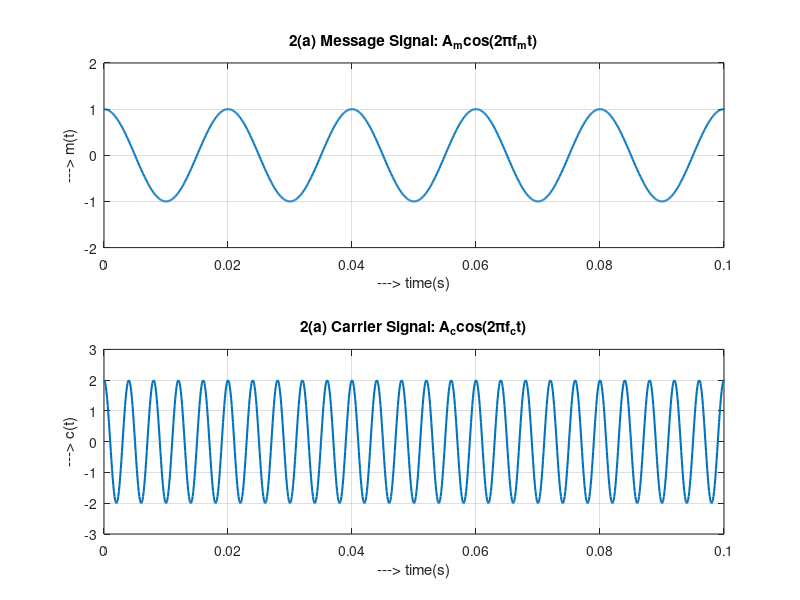

Write MATLAB code to recreate this figure.
clear all; close all; clc;

Am = 1;         Ac = 2;     %Parameters
fm = 50;        fc = 250;
fs = 10000;      df = 1;
t = [0:fs-1]*1/fs;          %Time vector

m_t = Am*cos(2*pi*fm*t);
c_t = Ac*cos(2*pi*fc*t);

%<====== 2(a) ======>
subplot(2, 1, 1);           %Plot the message signal
plot(t, m_t, 'LineWidth', 1.5);
xlabel('---> time(s)');    ylabel('---> m(t)');
title('2(a) Message Signal: A_mcos(2\pif_mt)');
xlim([0 0.1]);
ylim([-2 2]);
grid on;

subplot(2, 1, 2);           %Plot the carrier signal
plot(t, c_t, 'LineWidth', 1.5);
xlabel('---> time(s)');    ylabel('---> c(t)');
title('2(a) Carrier Signal: A_ccos(2\pif_ct)');
xlim([0 0.1]);
ylim([-3 3]);
grid on;
